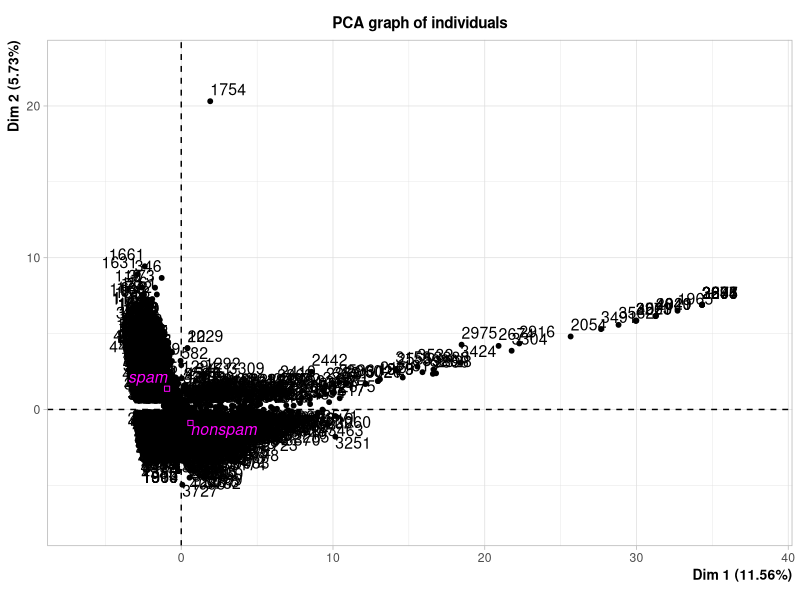
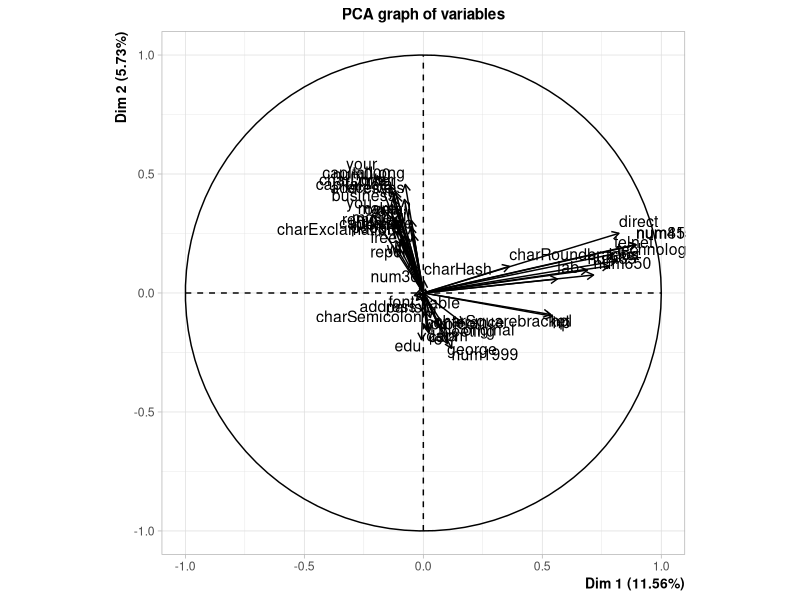
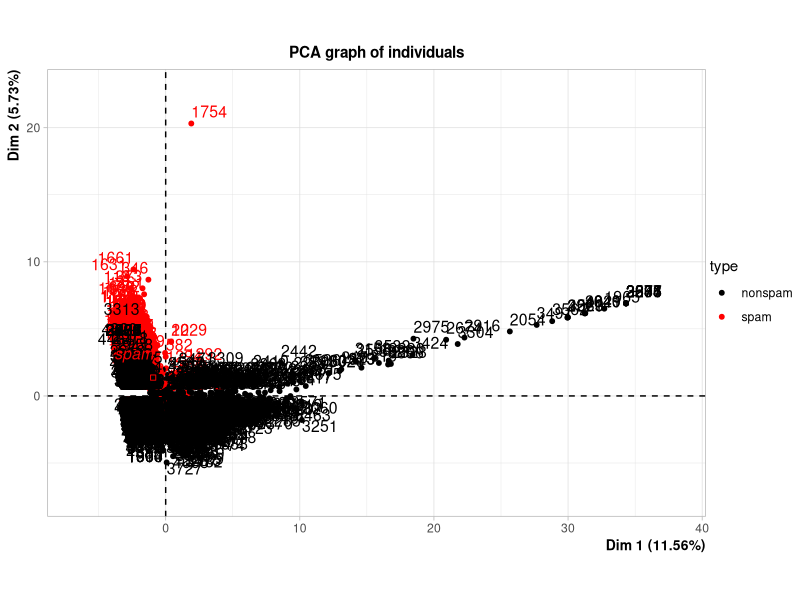
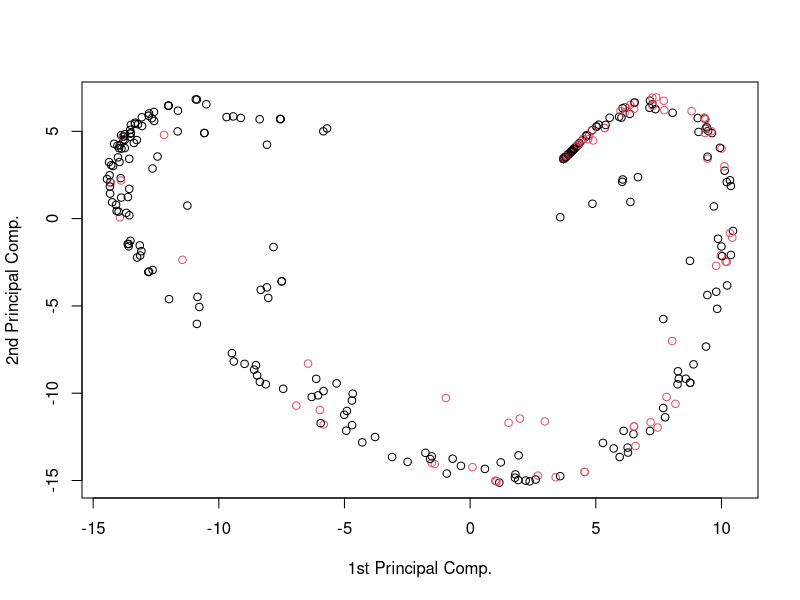
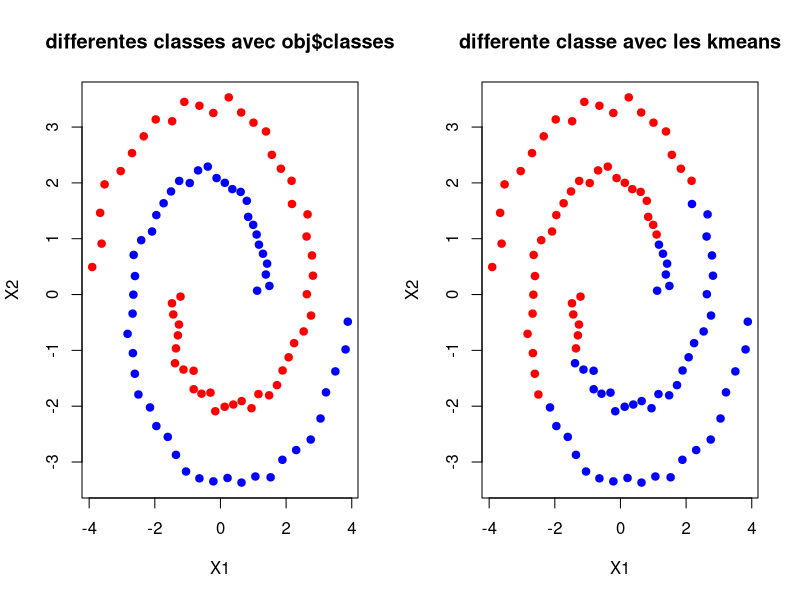
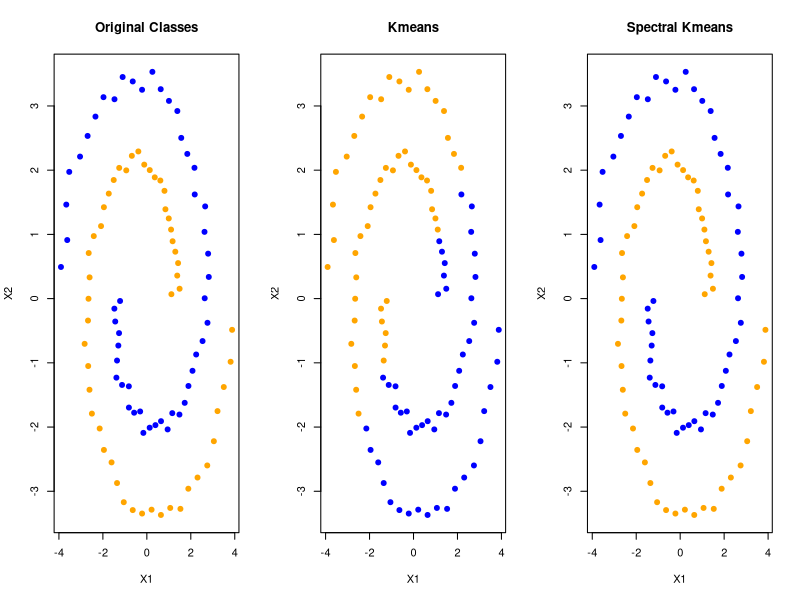
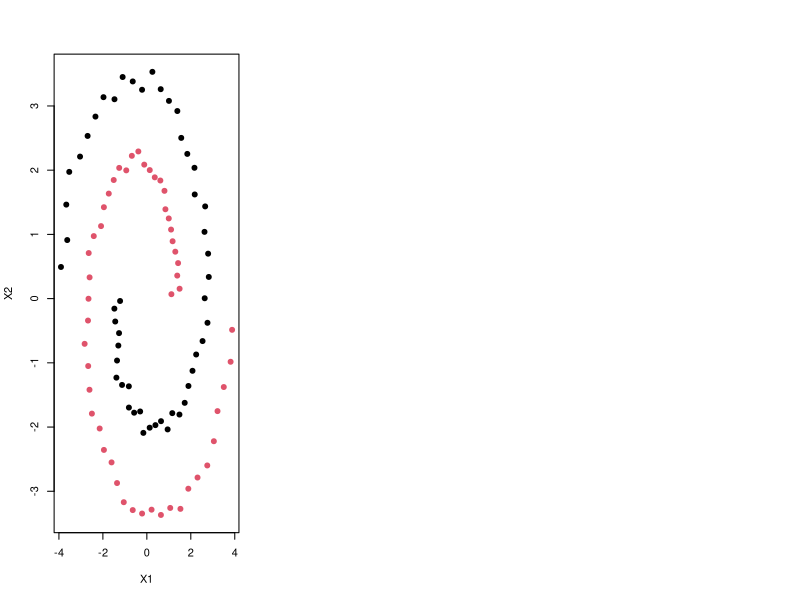

Reproduce these figures in R, in order.
## ---- chunk 1
library(kernlab)
data(spam)
library(FactoMineR)
X <- data.frame(spam)
res <- PCA(X, quali.sup = 58)
plot.PCA(res, habillage=58, choix="ind")
## ---- chunk 2
#set.seed(0)
selection <- sample(1:nrow(spam), 400, replace=F)
spam.select <- spam[selection,]
library(kernlab)
kpc <- kpca(~.,data=spam.select[,-58],kernel="rbfdot", kpar=list(sigma=0.001), features=2)
kpcv <- pcv(kpc)
plot(rotated(kpc), col=as.integer(spam.select[,58]), xlab="1st Principal Comp.", ylab="2nd Principal Comp.")
## ---- chunk 3
library(mlbench)
set.seed(111)
obj <- mlbench.spirals(100,1,0.025)
mydata <- data.frame(4*obj$x)
names(mydata) <- c("X1", "X2")
par(mfrow=c(1,2))
plot(mydata, col=c("blue", "red")[obj$classes],pch=19, main="differentes classes avec obj$classes")

plot(mydata, col=c("blue","red")[kmeans(mydata,2)$cluster], pch=19, main="differente classe avec les kmeans")
## ---- chunk 4
mydata <- as.matrix(mydata)
sigma2 <- 1
K <- exp(-as.matrix(dist(mydata))^2/sigma2)

## ---- chunk 5
A <- K > 0.5
diag(A) <- 0
D<-diag(colSums(A))
L <- D-A
color.kmeans <- kmeans(eigen(L)$vectors[,97:100],2,nstart=30)$cluster
par(mfrow=c(1,3))
plot(mydata, col=c('orange','blue')[obj$classes],main="Original Classes", pch=19)
plot(mydata, col=c("orange","blue")[kmeans(mydata,2)$cluster], main="Kmeans",pch=19)
plot(mydata,col=c("orange", "blue")[color.kmeans],main="Spectral Kmeans",pch=19)

## ---- chunk 6

spe <- specc(as.matrix(K),centers=2)
plot(mydata,col=spe, pch=19)
